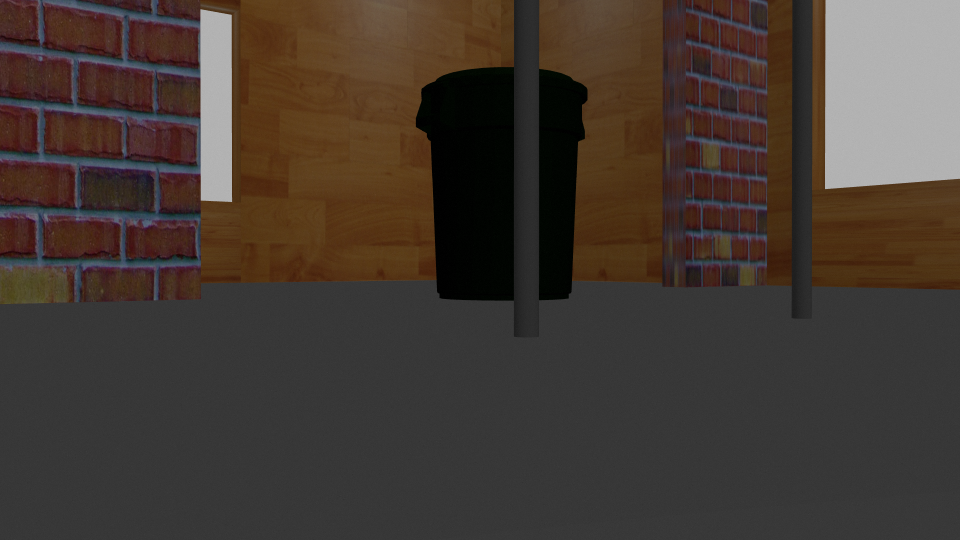
#> input picture src/turtlebot3_gazebo/pics/1.png, 1920 x 1080 px, found by its file name (shown at 1/2 size); its folder holds only this picture in this run
$ python test.py
#> lines starting #> are read from the running program, lines starting #| are printed output that depends on the picture; after the words box and inside, x2 and y2 are one past the last pixel; in counts of white or black regions, pixels touching at a corner belong together
import cv2
import numpy as np
import os
import matplotlib.pyplot as plt
from matplotlib.widgets import Slider, Button

# Initialize variables
current_image_index = 0
min_area = 10000

# Create a Matplotlib figure and axes globally
fig, (ax1, ax2) = plt.subplots(1, 2, figsize=(12, 6))


def process_image(frame, min_area):
    hsv = cv2.cvtColor(frame, cv2.COLOR_BGR2HSV)

    lower1 = np.array([0, 0, 0])
    upper1 = np.array([255, 255, 15])

    mask = cv2.inRange(hsv, lower1, upper1)

    kernel = np.ones((9, 9), np.uint8)
    opening = cv2.morphologyEx(mask, cv2.MORPH_OPEN, kernel)

    contours, _ = cv2.findContours(opening, cv2.RETR_TREE, cv2.CHAIN_APPROX_SIMPLE)

    objects = []
    for contour in contours:
        area = cv2.contourArea(contour)
        if area > min_area:  # Filter based on minimum area
            x, y, w, h = cv2.boundingRect(contour)
            cx, cy = x + w // 2, y + h // 2
            objects.append([x, y, w, h, cx, cy, area])

    return opening, objects

def update(val):
    global min_area
    min_area = slider.val
    redraw_image()

def next_image(event):
    global current_image_index
    current_image_index = (current_image_index + 1) % len(image_files)
    load_image()

def prev_image(event):
    global current_image_index
    current_image_index = (current_image_index - 1) % len(image_files)
    load_image()

def load_image():
    global image, processed_image, objects
    image_path = os.path.join(folder_path, image_files[current_image_index])
    image = cv2.imread(image_path)
#> image is the input picture: shape (1080, 1920, 3); mean B, G, R 51.1, 57.9, 68.1
    if image is None:
        print(f"Failed to load image: {image_files[current_image_index]}")
        return
    redraw_image()

def redraw_image():
    global processed_image, objects, ax1, ax2, fig
    processed_image, objects = process_image(image, min_area)
#> in process_image, `hsv = cv2.cvtColor(frame, cv2.COLOR_BGR2HSV)`: hsv: shape (1080, 1920, 3); mean H, S, V 17.7, 69.6, 69.1
#> in process_image, `mask = cv2.inRange(hsv, lower1, upper1)`:
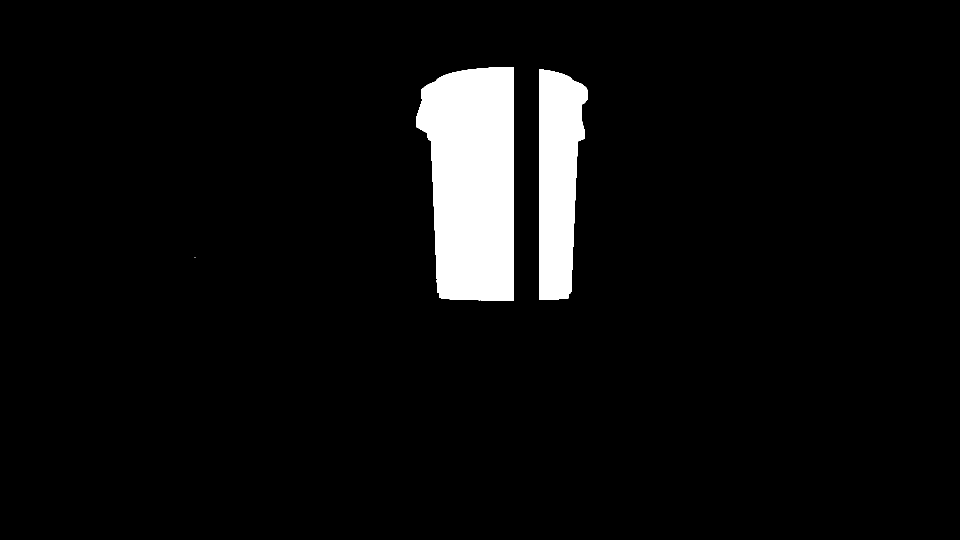
#> mask: shape (1080, 1920) (shown at 1/2 size); 5.3% white; 4 white regions (2 under 20 px), largest, box (x1, y1, x2, y2) and area: (832, 135, 1028, 601) 76137, (1078, 138, 1175, 600) 34236
#> in process_image, `opening = cv2.morphologyEx(mask, cv2.MORPH_OPEN, kernel)`: opening: shape (1080, 1920); 5.3% white; 2 white regions
#> in process_image, `contours, _ = cv2.findContours(opening, cv2.RETR_TREE, cv2.CHAIN_APPRO..`: contours = 37 contours, 35 with area under 20; largest, box (x1, y1, x2, y2) and area: (832, 135, 1028, 601) 75294, (1078, 139, 1175, 600) 33597
#> the loop in process_image, `for contour in contours:` made 37 passes
#> (area, x, y, w, h, cx, cy) on passes 1, 17: (33597, 1078, 139, 97, 461, 1126, 369), (75293.5, 832, 135, 196, 466, 930, 368)
#> after the loop in process_image, `for contour in contours:`: objects = [[1078, 139, 97, 461, 1126, 369, 33597], [832, 135, 196, 466, 930, 368, 75293.5]]

    # Clear the axes
    ax1.clear()
    ax2.clear()

    # Update original image with detections
    image_copy = image.copy()
    for obj in objects:
        x, y, w, h, cx, cy, area = obj
        cv2.rectangle(image_copy, (x, y), (x + w, y + h), (0, 255, 0), 2)
        cv2.circle(image_copy, (cx, cy), 5, (0, 0, 255), -1)
        ax1.text(x, y - 10, f"Area: {area:.0f}", color='red', fontsize=8, backgroundcolor='white')
#> this loop made 2 passes
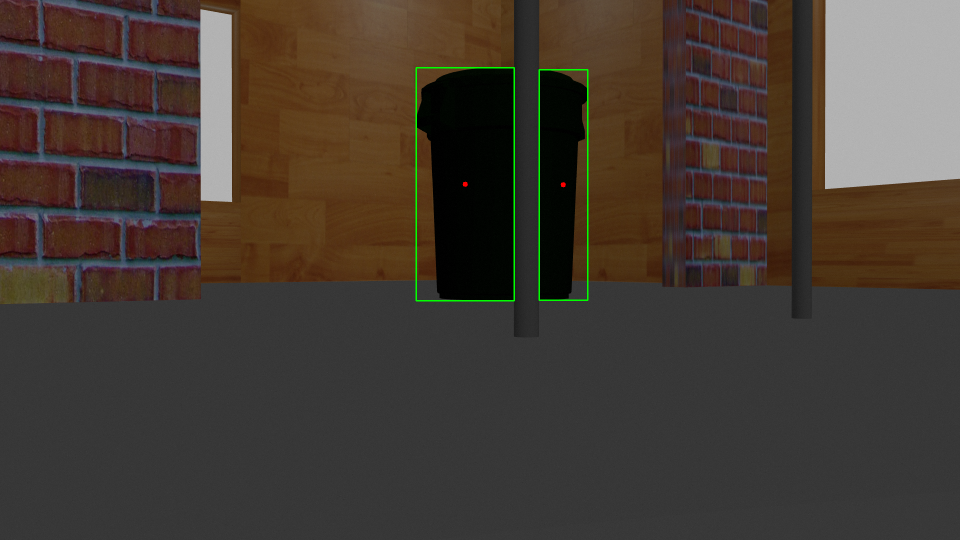
#> image_copy: shape (1080, 1920, 3) (shown at 1/2 size); 0.36% of pixels changed, all inside (x1, y1, x2, y2) = (831, 134, 1177, 603)

    original_image_rgb = cv2.cvtColor(image_copy, cv2.COLOR_BGR2RGB)
    processed_image_rgb = cv2.cvtColor(processed_image, cv2.COLOR_GRAY2RGB)
#> processed_image_rgb: shape (1080, 1920, 3); 5.3% white; 2 white regions, box (x1, y1, x2, y2) and area: (832, 135, 1028, 601) 75912, (1078, 139, 1175, 600) 34128

    ax1.imshow(original_image_rgb)
    ax1.set_title(f"Original Image with Detections (Image {current_image_index + 1}/{len(image_files)})")
    ax1.axis('off')

    ax2.imshow(processed_image_rgb, cmap='gray')
    ax2.set_title("Processed Image")
    ax2.axis('off')

    fig.canvas.draw_idle()

# Folder and files
folder_path = "/home/lucifer/sim_ws/src/turtlebot3_gazebo/pics"
image_files = [file for file in os.listdir(folder_path) if file.lower().endswith(('.png', '.jpg', '.jpeg'))]

if not image_files:
    print("No images found in the folder.")
    exit()

# Initialize variables
current_image_index = 0
min_area = 10000

# Load the first image
load_image()

# Create a Matplotlib figure
fig, (ax1, ax2) = plt.subplots(1, 2, figsize=(12, 6))

# Slider for adjusting minimum area
ax_slider = plt.axes([0.2, 0.02, 0.6, 0.03])  # [left, bottom, width, height]
slider = Slider(ax_slider, "Min Area", 0, 1000000, valinit=min_area, valstep=500)
slider.on_changed(update)

# Buttons for navigation
ax_button_next = plt.axes([0.85, 0.02, 0.1, 0.05])
button_next = Button(ax_button_next, "Next")
button_next.on_clicked(next_image)

ax_button_prev = plt.axes([0.05, 0.02, 0.1, 0.05])
button_prev = Button(ax_button_prev, "Previous")
button_prev.on_clicked(prev_image)

# Initial draw
redraw_image()
#> the loop in process_image (call 2), `for contour in contours:` made 37 passes
#> the loop in redraw_image (call 2), `for obj in objects:` made 2 passes

# Show the plot
plt.show()
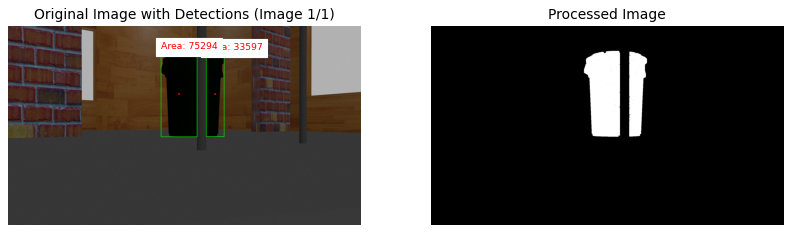
#> figure drawn by matplotlib, 2 panels
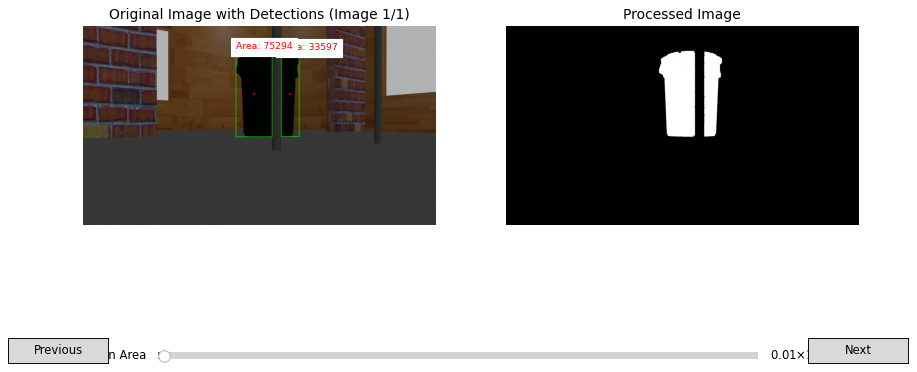
#> figure drawn by matplotlib, 3 panels

$ run again, on src/turtlebot3_gazebo/pics/2.png
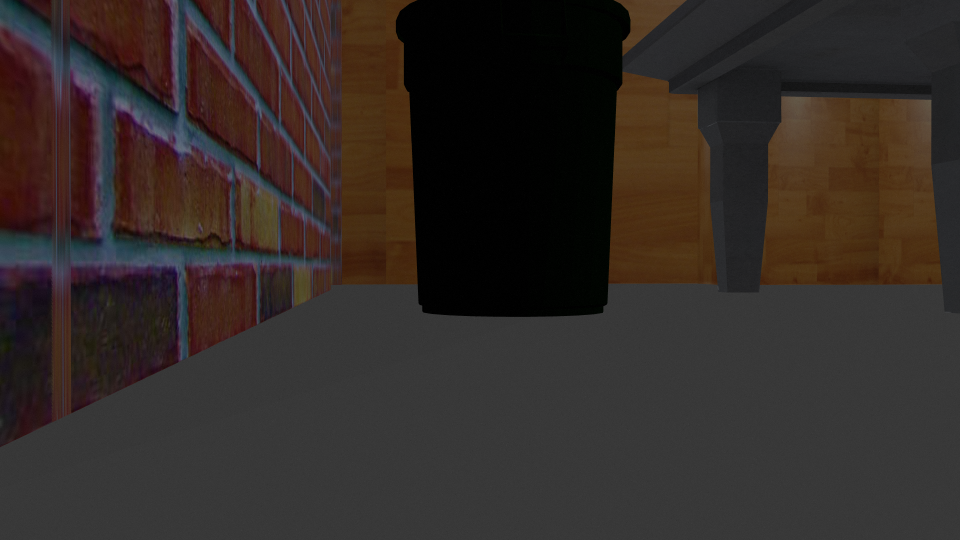
#> input picture src/turtlebot3_gazebo/pics/2.png, 1920 x 1080 px, found by its file name (shown at 1/2 size)
#> in load_image, image is the input picture: shape (1080, 1920, 3); mean B, G, R 39.5, 42.8, 50.8
#> hsv: shape (1080, 1920, 3); mean H, S, V 33, 63.5, 52.4
#> in process_image, `mask = cv2.inRange(hsv, lower1, upper1)`:
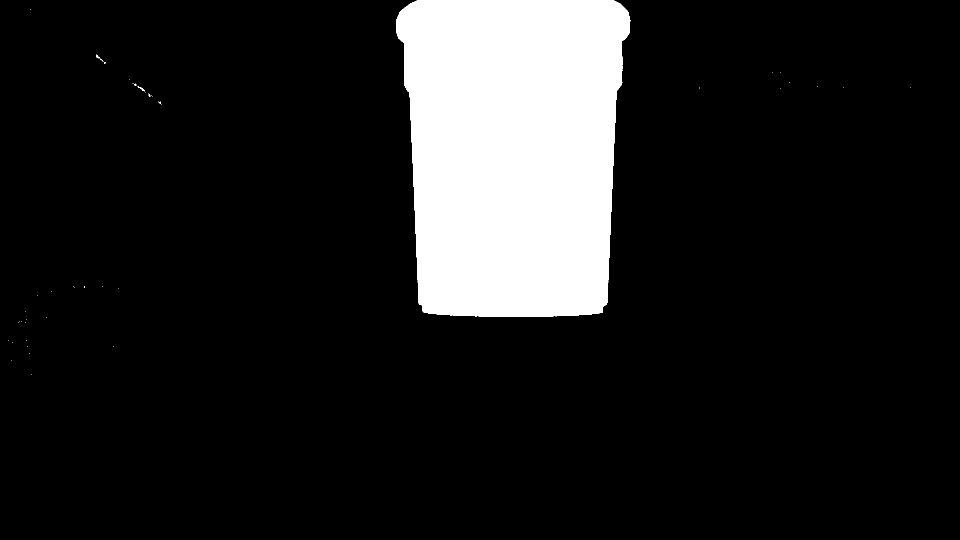
#> mask: shape (1080, 1920) (shown at 1/2 size); 12.4% white; 50 white regions (47 under 20 px), largest, box (x1, y1, x2, y2) and area: (792, 0, 1261, 634) 257657, (275, 172, 287, 182) 33, (192, 109, 204, 121) 28
#> opening: shape (1080, 1920); 12.4% white; 1 white region
#> contours = 12 contours, 11 with area under 20; largest, box (x1, y1, x2, y2) and area: (792, 0, 1260, 633) 256506
#> the loop in process_image, `for contour in contours:` made 12 passes
#> (area, x, y, w, h, cx, cy) on pass 1: (256505.5, 792, 0, 468, 633, 1026, 316)
#> after the loop in process_image, `for contour in contours:`: objects = [[792, 0, 468, 633, 1026, 316, 256505.5]]
#> the loop in redraw_image, `for obj in objects:` made 1 pass
#> processed_image_rgb: shape (1080, 1920, 3); 12.4% white; 1 white region, box (x1, y1, x2, y2) and area: (792, 0, 1260, 633) 257517
#> the loop in process_image (call 2), `for contour in contours:` made 12 passes
#> the loop in redraw_image (call 2), `for obj in objects:` made 1 pass
#> `plt.show()`:
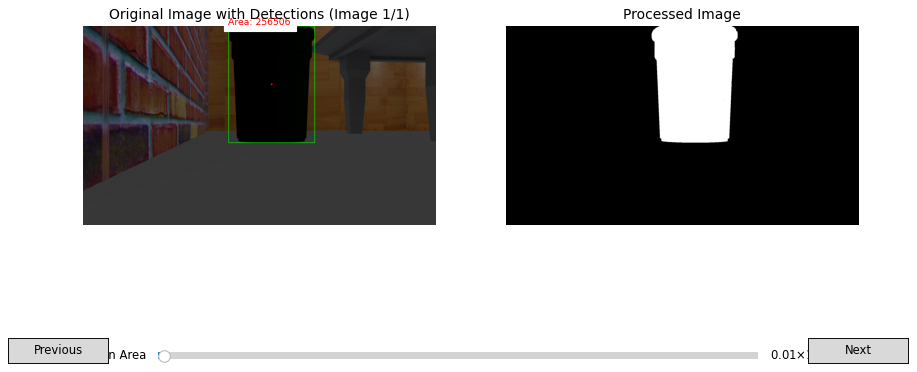
#> figure drawn by matplotlib, 3 panels

$ run again, on src/turtlebot3_gazebo/pics/3.png
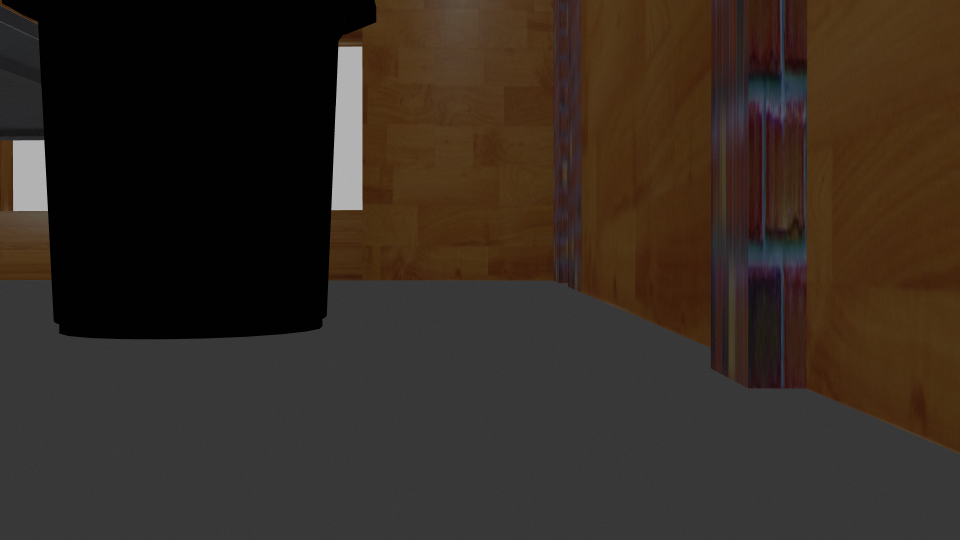
#> input picture src/turtlebot3_gazebo/pics/3.png, 1920 x 1080 px, found by its file name (shown at 1/2 size)
#> in load_image, image is the input picture: shape (1080, 1920, 3); mean B, G, R 33.9, 42.4, 52.5
#> hsv: shape (1080, 1920, 3); mean H, S, V 12.1, 69.2, 52.7
#> in process_image, `mask = cv2.inRange(hsv, lower1, upper1)`:
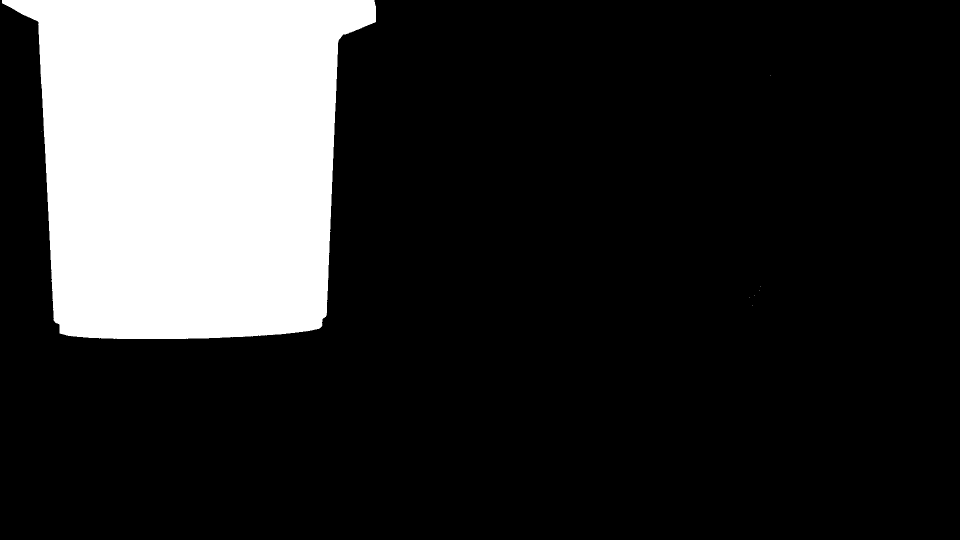
#> mask: shape (1080, 1920) (shown at 1/2 size); 18.9% white; 8 white regions (7 under 20 px), largest, box (x1, y1, x2, y2) and area: (4, 0, 752, 678) 392118
#> opening: shape (1080, 1920); 18.9% white; 1 white region
#> contours = 1 contour; box (x1, y1, x2, y2) and area: (4, 0, 752, 678) 390722
#> the loop in process_image, `for contour in contours:` made 1 pass
#> (area, x, y, w, h, cx, cy) on pass 1: (390721.5, 4, 0, 748, 678, 378, 339)
#> after the loop in process_image, `for contour in contours:`: objects = [[4, 0, 748, 678, 378, 339, 390721.5]]
#> the loop in redraw_image, `for obj in objects:` made 1 pass
#> processed_image_rgb: shape (1080, 1920, 3); 18.9% white; 1 white region, box (x1, y1, x2, y2) and area: (4, 0, 752, 678) 392056
#> the loop in process_image (call 2), `for contour in contours:` made 1 pass
#> the loop in redraw_image (call 2), `for obj in objects:` made 1 pass
#> `plt.show()`:
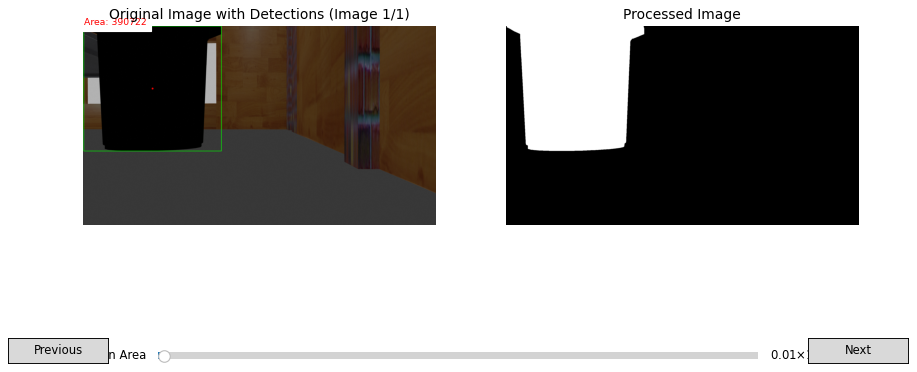
#> figure drawn by matplotlib, 3 panels

$ run again, on src/turtlebot3_gazebo/pics/4.png
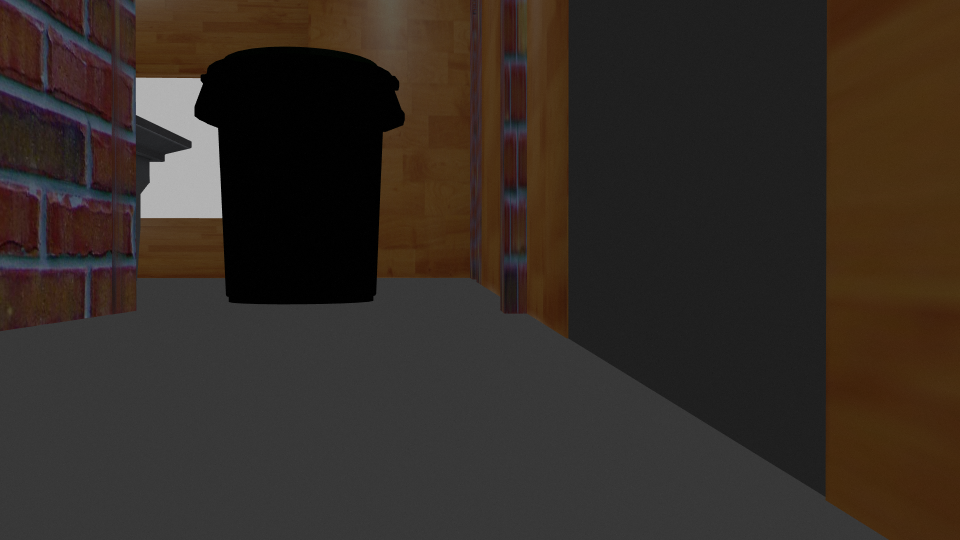
#> input picture src/turtlebot3_gazebo/pics/4.png, 1920 x 1080 px, found by its file name (shown at 1/2 size)
#> in load_image, image is the input picture: shape (1080, 1920, 3); mean B, G, R 37.3, 44, 52.5
#> hsv: shape (1080, 1920, 3); mean H, S, V 12.2, 60.4, 53
#> in process_image, `mask = cv2.inRange(hsv, lower1, upper1)`:
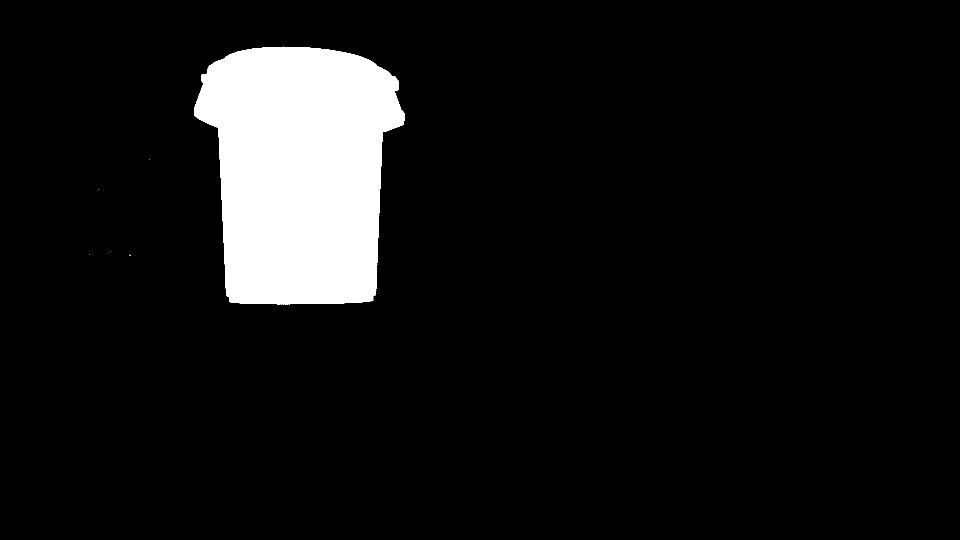
#> mask: shape (1080, 1920) (shown at 1/2 size); 8.1% white; 7 white regions (6 under 20 px), largest, box (x1, y1, x2, y2) and area: (389, 93, 809, 609) 168305
#> opening: shape (1080, 1920); 8.1% white; 1 white region
#> contours = 1 contour; box (x1, y1, x2, y2) and area: (389, 94, 809, 608) 167430
#> the loop in process_image, `for contour in contours:` made 1 pass
#> (area, x, y, w, h, cx, cy) on pass 1: (167430, 389, 94, 420, 514, 599, 351)
#> after the loop in process_image, `for contour in contours:`: objects = [[389, 94, 420, 514, 599, 351, 167430]]
#> the loop in redraw_image, `for obj in objects:` made 1 pass
#> processed_image_rgb: shape (1080, 1920, 3); 8.1% white; 1 white region, box (x1, y1, x2, y2) and area: (389, 94, 809, 608) 168256
#> the loop in process_image (call 2), `for contour in contours:` made 1 pass
#> the loop in redraw_image (call 2), `for obj in objects:` made 1 pass
#> `plt.show()`:
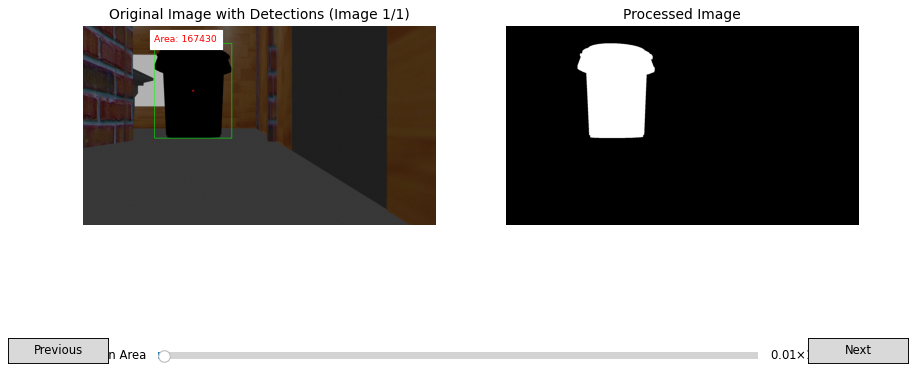
#> figure drawn by matplotlib, 3 panels
